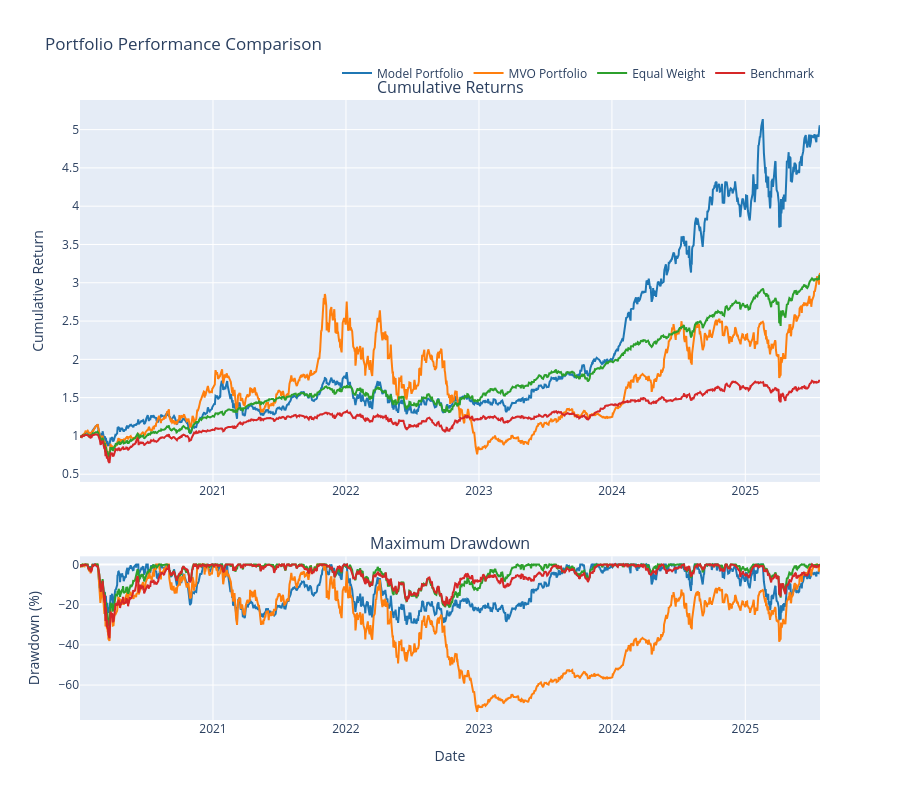

Here is the notebook cell this chart was saved with:
### Code cell
# Plotting
fig = make_subplots(
    rows=2, cols=1,
    subplot_titles=('Cumulative Returns', 'Maximum Drawdown'),
    vertical_spacing=0.12,
    row_heights=[0.7, 0.3]
)

colors = ['#1f77b4', '#ff7f0e', '#2ca02c', '#d62728']

# Plot cumulative returns
for i, (name, returns) in enumerate(portfolio_returns.items()):
    #if name != 'Benchmark':
    cumulative_returns = (1 + returns).cumprod()
    fig.add_trace(
        go.Scatter(
            x=cumulative_returns.index,
            y=cumulative_returns.values,
            mode='lines',
            name=name,
            line=dict(color=colors[i], width=2),
            showlegend=True
        ),
        row=1, col=1
    )

# Plot drawdowns
for i, (name, returns) in enumerate(portfolio_returns.items()):
#if name != 'Benchmark':
    cumulative = (1 + returns).cumprod()
    rolling_max = cumulative.expanding().max()
    drawdown = (cumulative - rolling_max) / rolling_max * 100
    
    fig.add_trace(
        go.Scatter(
            x=drawdown.index,
            y=drawdown.values,
            mode='lines',
            name=name,
            line=dict(color=colors[i], width=2),
            showlegend=False
        ),
        row=2, col=1
    )

# Update layout
fig.update_layout(
    title='Portfolio Performance Comparison',
    height=800,
    hovermode='x unified',
    legend=dict(
        orientation="h",
        yanchor="bottom",
        y=1.02,
        xanchor="right",
        x=1
    )
)

fig.update_xaxes(title_text="Date", row=2, col=1)
fig.update_yaxes(title_text="Cumulative Return", row=1, col=1)
fig.update_yaxes(title_text="Drawdown (%)", row=2, col=1)

fig.show()

# Save the plot to a file
fig.write_html(f'{output_dir}/{train_type}/portfolio_performance_{model_type}_run_{run_no}.html')
# save image to file
fig.write_image(f'{output_dir}/{train_type}/portfolio_performance_{model_type}_run_{run_no}.png')

### Figure 1 — Plotly figure (JSON) as saved in the notebook; plotly's stock layout.template omitted (floating-point values rounded to 4 significant figures; data arrays with more than 128 entries replaced by an {"elided": "..."} marker saying what was removed)
{"data": [{"line": {"color": "#1f77b4", "width": 2}, "mode": "lines", "name": "Model Portfolio", "showlegend": true, "type": "scatter", "x": {"elided": "1398 str values"}, "xaxis": "x", "y": {"elided": "1398 float values"}, "yaxis": "y"}, {"line": {"color": "#ff7f0e", "width": 2}, "mode": "lines", "name": "MVO Portfolio", "showlegend": true, "type": "scatter", "x": {"elided": "1398 str values"}, "xaxis": "x", "y": {"elided": "1398 float values"}, "yaxis": "y"}, {"line": {"color": "#2ca02c", "width": 2}, "mode": "lines", "name": "Equal Weight", "showlegend": true, "type": "scatter", "x": {"elided": "1398 str values"}, "xaxis": "x", "y": {"elided": "1398 float values"}, "yaxis": "y"}, {"line": {"color": "#d62728", "width": 2}, "mode": "lines", "name": "Benchmark", "showlegend": true, "type": "scatter", "x": {"elided": "1398 str values"}, "xaxis": "x", "y": {"elided": "1398 float values"}, "yaxis": "y"}, {"line": {"color": "#1f77b4", "width": 2}, "mode": "lines", "name": "Model Portfolio", "showlegend": false, "type": "scatter", "x": {"elided": "1398 str values"}, "xaxis": "x2", "y": {"elided": "1398 float values"}, "yaxis": "y2"}, {"line": {"color": "#ff7f0e", "width": 2}, "mode": "lines", "name": "MVO Portfolio", "showlegend": false, "type": "scatter", "x": {"elided": "1398 str values"}, "xaxis": "x2", "y": {"elided": "1398 float values"}, "yaxis": "y2"}, {"line": {"color": "#2ca02c", "width": 2}, "mode": "lines", "name": "Equal Weight", "showlegend": false, "type": "scatter", "x": {"elided": "1398 str values"}, "xaxis": "x2", "y": {"elided": "1398 float values"}, "yaxis": "y2"}, {"line": {"color": "#d62728", "width": 2}, "mode": "lines", "name": "Benchmark", "showlegend": false, "type": "scatter", "x": {"elided": "1398 str values"}, "xaxis": "x2", "y": {"elided": "1398 float values"}, "yaxis": "y2"}], "layout": {"annotations": [{"font": {"size": 16}, "showarrow": false, "text": "Cumulative Returns", "x": 0.5, "xanchor": "center", "xref": "paper", "y": 1, "yanchor": "bottom", "yref": "paper"}, {"font": {"size": 16}, "showarrow": false, "text": "Maximum Drawdown", "x": 0.5, "xanchor": "center", "xref": "paper", "y": 0.264, "yanchor": "bottom", "yref": "paper"}], "height": 800, "hovermode": "x unified", "legend": {"orientation": "h", "x": 1, "xanchor": "right", "y": 1.02, "yanchor": "bottom"}, "title": {"text": "Portfolio Performance Comparison"}, "xaxis": {"anchor": "y", "domain": [0, 1]}, "xaxis2": {"anchor": "y2", "domain": [0, 1], "title": {"text": "Date"}}, "yaxis": {"anchor": "x", "domain": [0.384, 1], "title": {"text": "Cumulative Return"}}, "yaxis2": {"anchor": "x2", "domain": [0, 0.264], "title": {"text": "Drawdown (%)"}}}}
